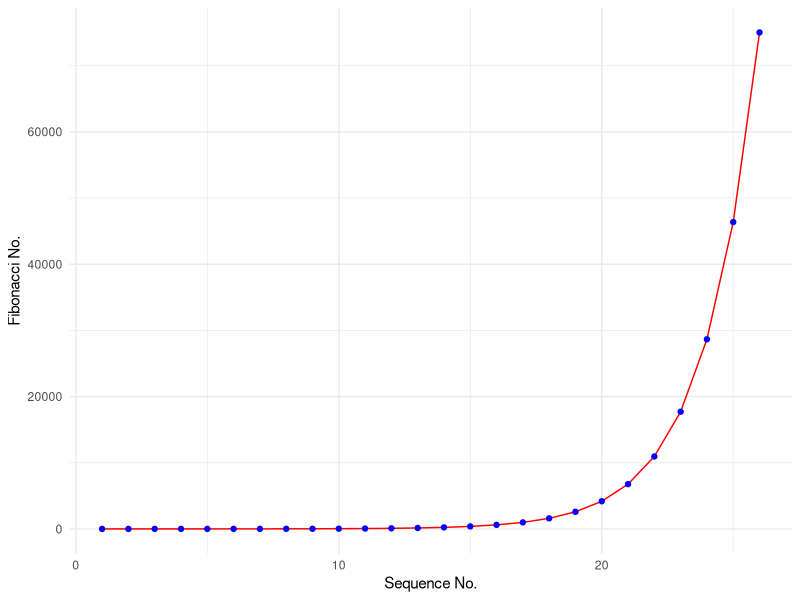

Write R code to recreate this figure.
## ---- chunk 1
library(dplyr)
library(magrittr)
library(tibble)
library(ggplot2)
library(bookdown)
## ---- chunk 2
# create a mock spreadsheet
fruit_basket <- tribble(
  ~type,~count,~unit_price,
  "apple",5,1,
  "banana",12,0.5,
  "cantaloupe",2,2,
  "honeydew",2,3,
  "orange",7,0.75) %>%
  mutate(total = count * unit_price)
knitr::kable(fruit_basket, format = 'latex', booktabs = TRUE, 
             col.names = c("Type", "Count", "Price", "Total"),
             align = 'lccr', # left, center, center, right
             caption = "Our fruit basket")
## ---- chunk 3
# calculate the first `n` Fibonacci numbers
fibonacci <- function(n) {
  stopifnot(n > 2)
  ar <- rep(0, n)
  ar[1] <- f1 <- 0
  ar[2] <- f2 <- 1
  for (i in 3:n) {
    f3 <- f1 + f2
    ar[i] <- f3
    f1 <- f2
    f2 <- f3
  }
  return (ar)
}

ncalc <- 26
f <- fibonacci(ncalc)

df <- data.frame(1:26, f)
names(df) <- c("x","y")
p <- ggplot(df) +
  geom_line(aes(x = x, y = y), color = "red") +
  geom_point(aes(x, y), color = "blue") +
  xlab("Sequence No.") +
  ylab("Fibonacci No.") + 
  theme_minimal()
p
